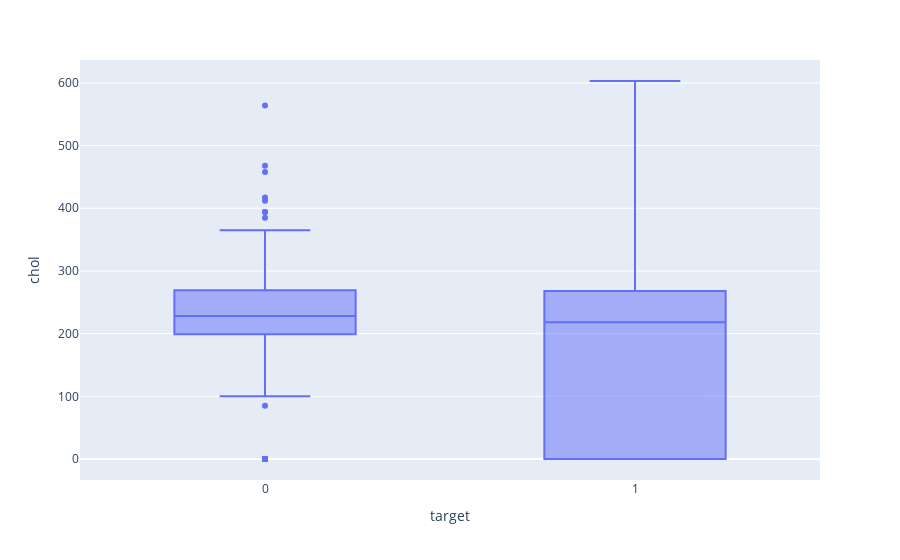

This figure's notebook cell:
### Markdown cell above
## Basic box plot

### Code cell
fig = px.box(combined_df, x="target", y="chol")
fig.show();

### Figure 1 — Plotly figure (JSON) as saved in the notebook; plotly's stock layout.template omitted (floating-point values rounded to 4 significant figures; data arrays with more than 128 entries replaced by an {"elided": "..."} marker saying what was removed)
{"data": [{"alignmentgroup": "True", "hovertemplate": "target=%{x}<br>chol=%{y}<extra></extra>", "legendgroup": "", "marker": {"color": "#636efa"}, "name": "", "notched": false, "offsetgroup": "", "orientation": "v", "showlegend": false, "type": "box", "x": {"elided": "920 int values"}, "x0": " ", "xaxis": "x", "y": {"elided": "920 int values"}, "y0": " ", "yaxis": "y"}], "layout": {"autosize": true, "boxmode": "group", "legend": {"tracegroupgap": 0}, "margin": {"t": 60}, "xaxis": {"anchor": "y", "autorange": true, "domain": [0, 1], "range": [-0.5, 1.5], "title": {"text": "target"}, "type": "linear"}, "yaxis": {"anchor": "x", "autorange": true, "domain": [0, 1], "range": [-33.5, 636.5], "title": {"text": "chol"}, "type": "linear"}}}
